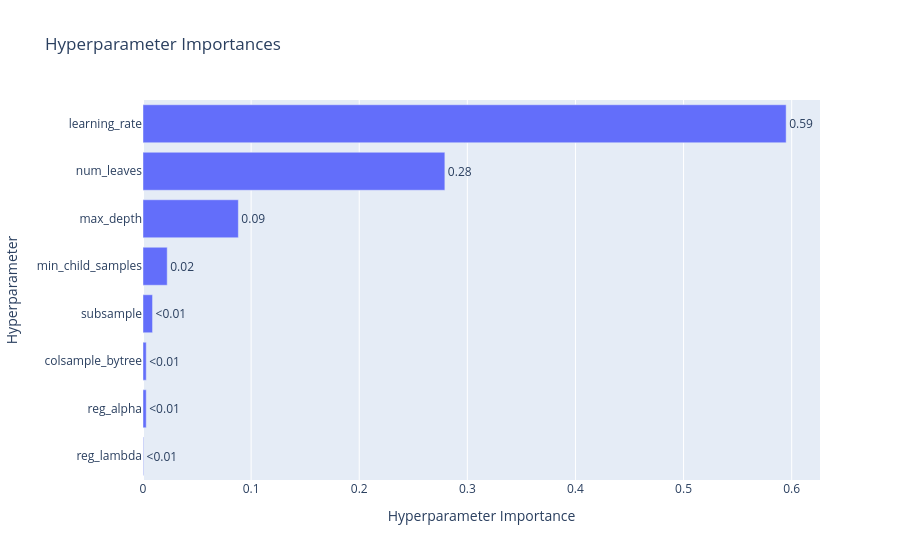
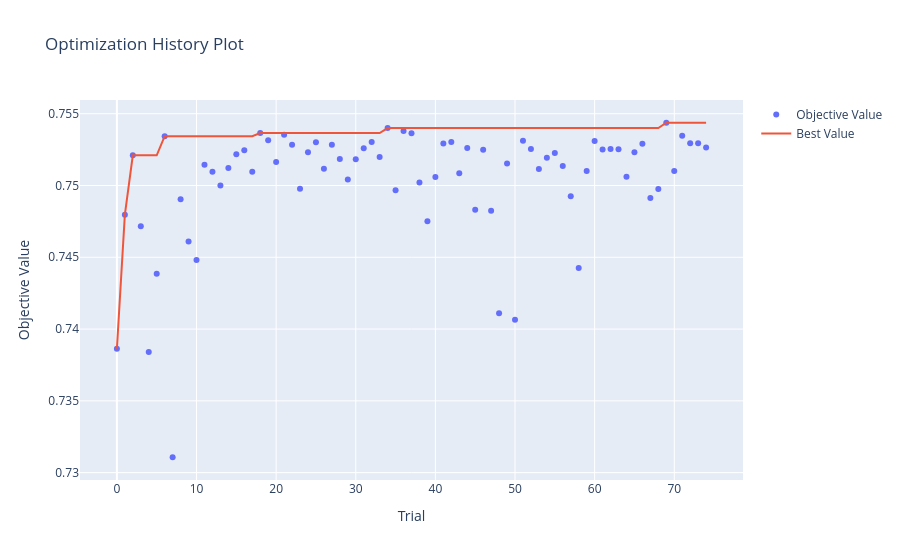

The code cell stored with these charts, in order, in its notebook:
### Code cell
from src.utils import load_and_split_data
from src.tune_model import tune_model
import optuna.visualization as vis

# Step 1: load + split (reuses baseline's split, keeps X_test untouched)
X_tr, X_val, y_tr, y_val, X_train, y_train, X_test, y_test, scale_pos_weight = load_and_split_data()

# Step 2: run tuning
study = tune_model(X_tr, y_tr, X_val, y_val, scale_pos_weight, n_trials=75)
# Step 3: inspect results
print(f"Best PR-AUC (validation): {study.best_value:.4f}")
print(f"Best params: {study.best_params}")

# Step 4: visualize
vis.plot_param_importances(study).show()
vis.plot_optimization_history(study).show()

### Figure 1 — Plotly figure (JSON) as saved in the notebook; plotly's stock layout.template omitted (floating-point values rounded to 4 significant figures)
{"data": [{"cliponaxis": false, "hovertemplate": ["reg_lambda (FloatDistribution): 0.0005008823290392327<extra></extra>", "reg_alpha (FloatDistribution): 0.003001354145742268<extra></extra>", "colsample_bytree (FloatDistribution): 0.003006781272896549<extra></extra>", "subsample (FloatDistribution): 0.008826097748839527<extra></extra>", "min_child_samples (IntDistribution): 0.02239054984945997<extra></extra>", "max_depth (IntDistribution): 0.08818928886117344<extra></extra>", "num_leaves (IntDistribution): 0.2792064391547322<extra></extra>", "learning_rate (FloatDistribution): 0.5948786066381166<extra></extra>"], "name": "Objective Value", "orientation": "h", "text": ["<0.01", "<0.01", "<0.01", "<0.01", "0.02", "0.09", "0.28", "0.59"], "textposition": "outside", "type": "bar", "x": [0.0005009, 0.003001, 0.003007, 0.008826, 0.02239, 0.08819, 0.2792, 0.5949], "y": ["reg_lambda", "reg_alpha", "colsample_bytree", "subsample", "min_child_samples", "max_depth", "num_leaves", "learning_rate"]}], "layout": {"title": {"text": "Hyperparameter Importances"}, "xaxis": {"title": {"text": "Hyperparameter Importance"}}, "yaxis": {"title": {"text": "Hyperparameter"}}}}

### Figure 2 — Plotly figure (JSON) as saved in the notebook; plotly's stock layout.template omitted (floating-point values rounded to 4 significant figures)
{"data": [{"mode": "markers", "name": "Objective Value", "type": "scatter", "x": [0, 1, 2, 3, 4, 5, 6, 7, 8, 9, 10, 11, 12, 13, 14, 15, 16, 17, 18, 19, 20, 21, 22, 23, 24, 25, 26, 27, 28, 29, 30, 31, 32, 33, 34, 35, 36, 37, 38, 39, 40, 41, 42, 43, 44, 45, 46, 47, 48, 49, 50, 51, 52, 53, 54, 55, 56, 57, 58, 59, 60, 61, 62, 63, 64, 65, 66, 67, 68, 69, 70, 71, 72, 73, 74], "y": [0.7386, 0.748, 0.7521, 0.7472, 0.7384, 0.7439, 0.7534, 0.7311, 0.749, 0.7461, 0.7448, 0.7514, 0.7509, 0.75, 0.7512, 0.7522, 0.7525, 0.751, 0.7536, 0.7531, 0.7516, 0.7535, 0.7528, 0.7498, 0.7523, 0.753, 0.7512, 0.7528, 0.7519, 0.7504, 0.7518, 0.7526, 0.753, 0.752, 0.754, 0.7497, 0.7538, 0.7536, 0.7502, 0.7475, 0.7506, 0.7529, 0.753, 0.7509, 0.7526, 0.7483, 0.7525, 0.7482, 0.7411, 0.7515, 0.7406, 0.7531, 0.7525, 0.7512, 0.7519, 0.7523, 0.7514, 0.7493, 0.7443, 0.751, 0.7531, 0.7525, 0.7525, 0.7525, 0.7506, 0.7523, 0.7529, 0.7491, 0.7498, 0.7544, 0.751, 0.7535, 0.7529, 0.7529, 0.7527]}, {"mode": "lines", "name": "Best Value", "type": "scatter", "x": [0, 1, 2, 3, 4, 5, 6, 7, 8, 9, 10, 11, 12, 13, 14, 15, 16, 17, 18, 19, 20, 21, 22, 23, 24, 25, 26, 27, 28, 29, 30, 31, 32, 33, 34, 35, 36, 37, 38, 39, 40, 41, 42, 43, 44, 45, 46, 47, 48, 49, 50, 51, 52, 53, 54, 55, 56, 57, 58, 59, 60, 61, 62, 63, 64, 65, 66, 67, 68, 69, 70, 71, 72, 73, 74], "y": [0.7386, 0.748, 0.7521, 0.7521, 0.7521, 0.7521, 0.7534, 0.7534, 0.7534, 0.7534, 0.7534, 0.7534, 0.7534, 0.7534, 0.7534, 0.7534, 0.7534, 0.7534, 0.7536, 0.7536, 0.7536, 0.7536, 0.7536, 0.7536, 0.7536, 0.7536, 0.7536, 0.7536, 0.7536, 0.7536, 0.7536, 0.7536, 0.7536, 0.7536, 0.754, 0.754, 0.754, 0.754, 0.754, 0.754, 0.754, 0.754, 0.754, 0.754, 0.754, 0.754, 0.754, 0.754, 0.754, 0.754, 0.754, 0.754, 0.754, 0.754, 0.754, 0.754, 0.754, 0.754, 0.754, 0.754, 0.754, 0.754, 0.754, 0.754, 0.754, 0.754, 0.754, 0.754, 0.754, 0.7544, 0.7544, 0.7544, 0.7544, 0.7544, 0.7544]}, {"marker": {"color": "#cccccc"}, "mode": "markers", "name": "Infeasible Trial", "showlegend": false, "type": "scatter", "x": [], "y": []}], "layout": {"title": {"text": "Optimization History Plot"}, "xaxis": {"title": {"text": "Trial"}}, "yaxis": {"title": {"text": "Objective Value"}}}}
